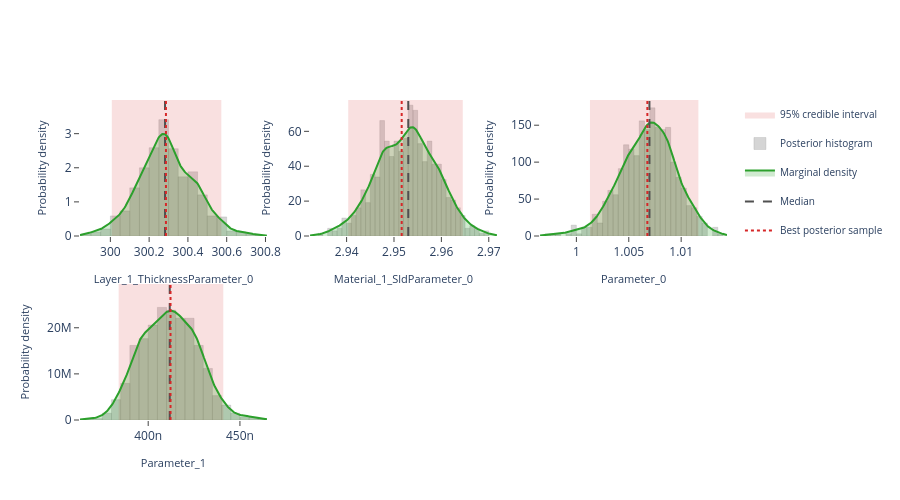

Notebook cell for this chart:
### Markdown cell above
## Interactive posterior plots

The next three cells render the same Plotly figures that are shown on the
Bayesian Posterior tab of the EasyReflectometryApp:

* **Marginals** — per-parameter distribution: histogram + smooth KDE marginal,
  shaded 95% credible interval, and median / best-sample lines
  (`plot_distribution` or `posterior.distribution()`)
* **Corner plot** — pairwise marginals + 2-D contours + scatter (`plot_corner`)
* **Traces** — per-chain trace + marginal histogram (`plot_trace`)

The standalone helpers are called with ``return_figure=True`` so they return a
Plotly ``Figure`` that we render in the notebook with ``fig.show()``; the
``PosteriorResults`` methods return the figure directly.

### Code cell
# ---- Marginal posterior distributions ---------------------------------------
# One panel per free parameter, each overlaying the posterior histogram, a
# smooth Gaussian-KDE marginal, the shaded 95% credible interval, and the
# median / best-sample reference lines.  Mirrors the "Marginals" sub-tab in
# the EasyReflectometryApp.

# The PosteriorResults method passes ``logp`` through automatically so the
# best posterior sample (MAP) line is drawn:
fig = posterior.distribution()
fig.show()

# Standalone equivalent (pass ``logp`` to get the best-sample line):
# fig = plot_distribution(
#     posterior.draws,
#     posterior.param_names,
#     logp=posterior.logp,
#     return_figure=True,
# )
# fig.show()

### Figure 1 — Plotly figure (JSON) as saved in the notebook; plotly's stock layout.template omitted (floating-point values rounded to 4 significant figures; data arrays with more than 128 entries replaced by an {"elided": "..."} marker saying what was removed)
{"data": [{"fill": "toself", "fillcolor": "rgba(214, 39, 40, 0.14)", "hoverinfo": "skip", "legendgroup": "95% credible interval", "line": {"color": "rgba(214, 39, 40, 0.14)", "width": 0}, "mode": "lines", "name": "95% credible interval", "showlegend": true, "type": "scatter", "x": [300.0, 300.6, 300.6, 300.0, 300.0], "xaxis": "x", "y": [0.0, 0.0, 3.987, 3.987, 0.0], "yaxis": "y"}, {"histnorm": "probability density", "hovertemplate": "sample=%{x:.4f}<br>density: %{y:.2f}<extra></extra>", "legendgroup": "histogram", "marker": {"color": "rgba(120, 120, 120, 0.38)", "line": {"color": "rgba(120, 120, 120, 0.24)", "width": 1}}, "name": "Posterior histogram", "nbinsx": 40, "opacity": 0.82, "showlegend": true, "type": "histogram", "x": {"elided": "680 float values"}, "xaxis": "x", "yaxis": "y"}, {"fill": "tozeroy", "fillcolor": "rgba(44, 160, 44, 0.22)", "hovertemplate": "Layer_1_ThicknessParameter_0: %{x:.4f}<br>density: %{y:.4f}<extra></extra>", "legendgroup": "marginal", "line": {"color": "rgb(44, 160, 44)", "width": 2}, "mode": "lines", "name": "Marginal density", "showlegend": true, "type": "scatter", "x": {"elided": "256 float values"}, "xaxis": "x", "y": {"elided": "256 float values"}, "yaxis": "y"}, {"hovertemplate": "Median: %{x:.4f}<extra></extra>", "legendgroup": "Median", "line": {"color": "rgb(80, 80, 80)", "dash": "dash", "width": 2}, "mode": "lines", "name": "Median", "showlegend": true, "type": "scatter", "x": [300.3, 300.3], "xaxis": "x", "y": [0.0, 3.987], "yaxis": "y"}, {"hovertemplate": "Best posterior sample: %{x:.4f}<extra></extra>", "legendgroup": "Best posterior sample", "line": {"color": "rgb(214, 39, 40)", "dash": "dot", "width": 2}, "mode": "lines", "name": "Best posterior sample", "showlegend": true, "type": "scatter", "x": [300.3, 300.3], "xaxis": "x", "y": [0.0, 3.987], "yaxis": "y"}, {"fill": "toself", "fillcolor": "rgba(214, 39, 40, 0.14)", "hoverinfo": "skip", "legendgroup": "95% credible interval", "line": {"color": "rgba(214, 39, 40, 0.14)", "width": 0}, "mode": "lines", "name": "95% credible interval", "showlegend": false, "type": "scatter", "x": [2.94, 2.965, 2.965, 2.94, 2.94], "xaxis": "x2", "y": [0.0, 0.0, 77.96, 77.96, 0.0], "yaxis": "y2"}, {"histnorm": "probability density", "hovertemplate": "sample=%{x:.4f}<br>density: %{y:.2f}<extra></extra>", "legendgroup": "histogram", "marker": {"color": "rgba(120, 120, 120, 0.38)", "line": {"color": "rgba(120, 120, 120, 0.24)", "width": 1}}, "name": "Posterior histogram", "nbinsx": 40, "opacity": 0.82, "showlegend": false, "type": "histogram", "x": {"elided": "680 float values"}, "xaxis": "x2", "yaxis": "y2"}, {"fill": "tozeroy", "fillcolor": "rgba(44, 160, 44, 0.22)", "hovertemplate": "Material_1_SldParameter_0: %{x:.4f}<br>density: %{y:.4f}<extra></extra>", "legendgroup": "marginal", "line": {"color": "rgb(44, 160, 44)", "width": 2}, "mode": "lines", "name": "Marginal density", "showlegend": false, "type": "scatter", "x": {"elided": "256 float values"}, "xaxis": "x2", "y": {"elided": "256 float values"}, "yaxis": "y2"}, {"hovertemplate": "Median: %{x:.4f}<extra></extra>", "legendgroup": "Median", "line": {"color": "rgb(80, 80, 80)", "dash": "dash", "width": 2}, "mode": "lines", "name": "Median", "showlegend": false, "type": "scatter", "x": [2.953, 2.953], "xaxis": "x2", "y": [0.0, 77.96], "yaxis": "y2"}, {"hovertemplate": "Best posterior sample: %{x:.4f}<extra></extra>", "legendgroup": "Best posterior sample", "line": {"color": "rgb(214, 39, 40)", "dash": "dot", "width": 2}, "mode": "lines", "name": "Best posterior sample", "showlegend": false, "type": "scatter", "x": [2.952, 2.952], "xaxis": "x2", "y": [0.0, 77.96], "yaxis": "y2"}, {"fill": "toself", "fillcolor": "rgba(214, 39, 40, 0.14)", "hoverinfo": "skip", "legendgroup": "95% credible interval", "line": {"color": "rgba(214, 39, 40, 0.14)", "width": 0}, "mode": "lines", "name": "95% credible interval", "showlegend": false, "type": "scatter", "x": [1.001, 1.012, 1.012, 1.001, 1.001], "xaxis": "x3", "y": [0.0, 0.0, 184.1, 184.1, 0.0], "yaxis": "y3"}, {"histnorm": "probability density", "hovertemplate": "sample=%{x:.4f}<br>density: %{y:.2f}<extra></extra>", "legendgroup": "histogram", "marker": {"color": "rgba(120, 120, 120, 0.38)", "line": {"color": "rgba(120, 120, 120, 0.24)", "width": 1}}, "name": "Posterior histogram", "nbinsx": 40, "opacity": 0.82, "showlegend": false, "type": "histogram", "x": {"elided": "680 float values"}, "xaxis": "x3", "yaxis": "y3"}, {"fill": "tozeroy", "fillcolor": "rgba(44, 160, 44, 0.22)", "hovertemplate": "Parameter_0: %{x:.4f}<br>density: %{y:.4f}<extra></extra>", "legendgroup": "marginal", "line": {"color": "rgb(44, 160, 44)", "width": 2}, "mode": "lines", "name": "Marginal density", "showlegend": false, "type": "scatter", "x": {"elided": "256 float values"}, "xaxis": "x3", "y": {"elided": "256 float values"}, "yaxis": "y3"}, {"hovertemplate": "Median: %{x:.4f}<extra></extra>", "legendgroup": "Median", "line": {"color": "rgb(80, 80, 80)", "dash": "dash", "width": 2}, "mode": "lines", "name": "Median", "showlegend": false, "type": "scatter", "x": [1.007, 1.007], "xaxis": "x3", "y": [0.0, 184.1], "yaxis": "y3"}, {"hovertemplate": "Best posterior sample: %{x:.4f}<extra></extra>", "legendgroup": "Best posterior sample", "line": {"color": "rgb(214, 39, 40)", "dash": "dot", "width": 2}, "mode": "lines", "name": "Best posterior sample", "showlegend": false, "type": "scatter", "x": [1.007, 1.007], "xaxis": "x3", "y": [0.0, 184.1], "yaxis": "y3"}, {"fill": "toself", "fillcolor": "rgba(214, 39, 40, 0.14)", "hoverinfo": "skip", "legendgroup": "95% credible interval", "line": {"color": "rgba(214, 39, 40, 0.14)", "width": 0}, "mode": "lines", "name": "95% credible interval", "showlegend": false, "type": "scatter", "x": [3.839e-07, 4.409e-07, 4.409e-07, 3.839e-07, 3.839e-07], "xaxis": "x4", "y": [0.0, 0.0, 29490000.0, 29490000.0, 0.0], "yaxis": "y4"}, {"histnorm": "probability density", "hovertemplate": "sample=%{x:.4f}<br>density: %{y:.2f}<extra></extra>", "legendgroup": "histogram", "marker": {"color": "rgba(120, 120, 120, 0.38)", "line": {"color": "rgba(120, 120, 120, 0.24)", "width": 1}}, "name": "Posterior histogram", "nbinsx": 40, "opacity": 0.82, "showlegend": false, "type": "histogram", "x": {"elided": "680 float values"}, "xaxis": "x4", "yaxis": "y4"}, {"fill": "tozeroy", "fillcolor": "rgba(44, 160, 44, 0.22)", "hovertemplate": "Parameter_1: %{x:.4f}<br>density: %{y:.4f}<extra></extra>", "legendgroup": "marginal", "line": {"color": "rgb(44, 160, 44)", "width": 2}, "mode": "lines", "name": "Marginal density", "showlegend": false, "type": "scatter", "x": {"elided": "256 float values"}, "xaxis": "x4", "y": {"elided": "256 float values"}, "yaxis": "y4"}, {"hovertemplate": "Median: %{x:.4f}<extra></extra>", "legendgroup": "Median", "line": {"color": "rgb(80, 80, 80)", "dash": "dash", "width": 2}, "mode": "lines", "name": "Median", "showlegend": false, "type": "scatter", "x": [4.117e-07, 4.117e-07], "xaxis": "x4", "y": [0.0, 29490000.0], "yaxis": "y4"}, {"hovertemplate": "Best posterior sample: %{x:.4f}<extra></extra>", "legendgroup": "Best posterior sample", "line": {"color": "rgb(214, 39, 40)", "dash": "dot", "width": 2}, "mode": "lines", "name": "Best posterior sample", "showlegend": false, "type": "scatter", "x": [4.122e-07, 4.122e-07], "xaxis": "x4", "y": [0.0, 29490000.0], "yaxis": "y4"}], "layout": {"barmode": "overlay", "height": 500, "legend": {"font": {"size": 10}}, "plot_bgcolor": "white", "showlegend": true, "xaxis": {"anchor": "y", "domain": [0.0, 0.2889], "range": [299.8, 300.8], "showgrid": false, "ticks": "outside", "title": {"font": {"size": 11}, "text": "Layer_1_ThicknessParameter_0"}, "zeroline": false}, "xaxis2": {"anchor": "y2", "domain": [0.3556, 0.6444], "range": [2.932, 2.972], "showgrid": false, "ticks": "outside", "title": {"font": {"size": 11}, "text": "Material_1_SldParameter_0"}, "zeroline": false}, "xaxis3": {"anchor": "y3", "domain": [0.7111, 1.0], "range": [0.9965, 1.014], "showgrid": false, "ticks": "outside", "title": {"font": {"size": 11}, "text": "Parameter_0"}, "zeroline": false}, "xaxis4": {"anchor": "y4", "domain": [0.0, 0.2889], "range": [3.628e-07, 4.647e-07], "showgrid": false, "ticks": "outside", "title": {"font": {"size": 11}, "text": "Parameter_1"}, "zeroline": false}, "xaxis5": {"anchor": "y5", "domain": [0.3556, 0.6444], "showgrid": false, "ticks": "outside", "zeroline": false}, "xaxis6": {"anchor": "y6", "domain": [0.7111, 1.0], "showgrid": false, "ticks": "outside", "zeroline": false}, "yaxis": {"anchor": "x", "domain": [0.575, 1.0], "range": [0.0, 3.987], "showgrid": false, "ticks": "outside", "title": {"font": {"size": 11}, "text": "Probability density"}, "zeroline": false}, "yaxis2": {"anchor": "x2", "domain": [0.575, 1.0], "range": [0.0, 77.96], "showgrid": false, "ticks": "outside", "title": {"font": {"size": 11}, "text": "Probability density"}, "zeroline": false}, "yaxis3": {"anchor": "x3", "domain": [0.575, 1.0], "range": [0.0, 184.1], "showgrid": false, "ticks": "outside", "title": {"font": {"size": 11}, "text": "Probability density"}, "zeroline": false}, "yaxis4": {"anchor": "x4", "domain": [0.0, 0.425], "range": [0.0, 29490000.0], "showgrid": false, "ticks": "outside", "title": {"font": {"size": 11}, "text": "Probability density"}, "zeroline": false}, "yaxis5": {"anchor": "x5", "domain": [0.0, 0.425], "showgrid": false, "ticks": "outside", "zeroline": false}, "yaxis6": {"anchor": "x6", "domain": [0.0, 0.425], "showgrid": false, "ticks": "outside", "zeroline": false}}}
